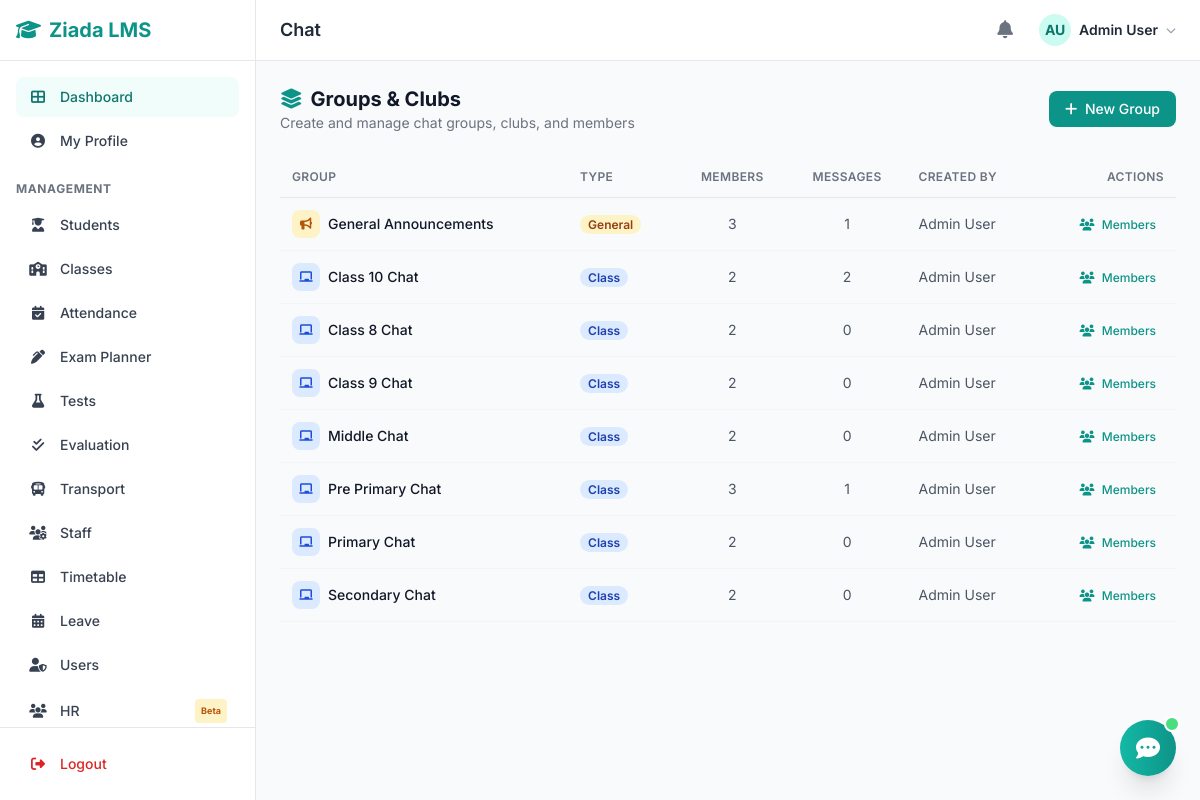
Page /modules/chat/index.php?tab=groups (signed in) on the committed database.
### tables this page shows
CREATE TABLE `users` (
  `id` int(11) NOT NULL,
  `username` varchar(50) NOT NULL,
  `email` varchar(100) NOT NULL,
  `password` varchar(255) NOT NULL,
  `full_name` varchar(100) NOT NULL,
  `phone` varchar(20) DEFAULT NULL,
  `role` enum('admin','teacher','student') NOT NULL DEFAULT 'student',
  `avatar` varchar(255) DEFAULT NULL,
  `is_active` tinyint(1) DEFAULT 1,
  `created_at` timestamp NOT NULL DEFAULT current_timestamp(),
  `updated_at` timestamp NOT NULL DEFAULT current_timestamp() ON UPDATE current_timestamp()
);

CREATE TABLE `chat_groups` (
  `id` int(11) NOT NULL,
  `name` varchar(200) NOT NULL,
  `type` enum('general','class','club') NOT NULL DEFAULT 'general',
  `class_id` int(11) DEFAULT NULL,
  `description` text DEFAULT NULL,
  `avatar` varchar(255) DEFAULT NULL,
  `created_by` int(11) NOT NULL,
  `is_reply_allowed` tinyint(1) DEFAULT 1,
  `is_active` tinyint(1) DEFAULT 1,
  `created_at` datetime DEFAULT current_timestamp()
);

### config/database.php (called while the page is built, shortened)
<?php
function db_connect() {
    $conn = new mysqli(DB_HOST, DB_USER, DB_PASS, DB_NAME);
    $conn->set_charset("utf8mb4");
    return $conn;
}
function db_query($sql, $params = []) {
    $conn = db_connect();
    if (!empty($params)) {
        $stmt = $conn->prepare($sql);
        if ($stmt) {
            $types = '';
            foreach ($params as $p) {
                if (is_int($p)) $types .= 'i';
                elseif (is_double($p)) $types .= 'd';
                else $types .= 's';
            }
            $stmt->bind_param($types, ...$params);
            $stmt->execute();
            $result = $stmt->get_result();
            return $result;
        }
    }
    $result = $conn->query($sql);
    return $result;
}
function db_get_row($sql, $params = []) {
    $result = db_query($sql, $params);
    return $result ? $result->fetch_assoc() : null;
}
function db_get_all($sql, $params = []) {
    $result = db_query($sql, $params);
    return $result ? $result->fetch_all(MYSQLI_ASSOC) : [];
}

### includes/session.php (called while the page is built, shortened)
<?php
require_once __DIR__ . '/../config/database.php';
function has_role(...$roles) {
    foreach ($roles as $role) {
        if (isset($_SESSION['user_role']) && $_SESSION['user_role'] === $role) return true;
    }
    return false;
}

### modules/chat/_groups.php (the view, shortened to what this page needs)
<?php
$all_groups = db_get_all("SELECT cg.*, u.full_name as creator_name,
    (SELECT COUNT(*) FROM chat_group_members WHERE group_id=cg.id) as member_count,
    (SELECT COUNT(*) FROM chat_messages WHERE group_id=cg.id) as msg_count
    FROM chat_groups cg
    LEFT JOIN users u ON cg.created_by=u.id
    ORDER BY cg.type, cg.name");
?>
<div class="flex flex-col sm:flex-row sm:items-center sm:justify-between gap-4 mb-6">
    <div>
        <h2 class="text-xl font-bold text-gray-900"><i class="fas fa-layer-group text-teal-600 mr-2"></i>Groups & Clubs</h2>
        <p class="text-sm text-gray-500">Create and manage chat groups, clubs, and members</p>
    </div>
    <?php if (has_role('admin')): ?>
    <button onclick="openModal('create-group-modal')" class="bg-teal-600 text-white px-4 py-2 rounded-lg text-sm font-medium hover:bg-teal-700 transition">
        <i class="fas fa-plus mr-1"></i> New Group
    </button>
    <?php endif; ?>
</div>
<div class="overflow-x-auto">
    <table class="w-full text-sm">
        <thead>
            <tr class="border-b border-gray-200 text-gray-500 text-xs uppercase">
                <th class="text-left py-3 px-3 font-semibold">Group</th>
                <th class="text-left py-3 px-3 font-semibold">Type</th>
                <th class="text-center py-3 px-3 font-semibold">Members</th>
                <th class="text-center py-3 px-3 font-semibold">Messages</th>
                <th class="text-left py-3 px-3 font-semibold">Created By</th>
                <th class="text-right py-3 px-3 font-semibold">Actions</th>
            </tr>
        </thead>
        <tbody>
            <?php foreach ($all_groups as $g): ?>
            <tr class="border-b border-gray-100 hover:bg-gray-50">
                <td class="py-3 px-3 font-medium text-gray-900">
                    <span class="inline-flex items-center gap-2">
                        <?php if ($g['type'] == 'general'): ?>
                            <span class="w-7 h-7 rounded-lg bg-amber-100 flex items-center justify-center text-amber-700 text-xs"><i class="fas fa-bullhorn"></i></span>
                        <?php elseif ($g['type'] == 'class'): ?>
                            <span class="w-7 h-7 rounded-lg bg-blue-100 flex items-center justify-center text-blue-700 text-xs"><i class="fas fa-chalkboard"></i></span>
                        <?php else: ?>
                            <span class="w-7 h-7 rounded-lg bg-purple-100 flex items-center justify-center text-purple-700 text-xs"><i class="fas fa-futbol"></i></span>
                        <?php endif; ?>
                        <?= sanitize($g['name']) ?>
                    </span>
                </td>
                <td class="py-3 px-3">
                    <span class="text-xs font-semibold px-2 py-0.5 rounded-full
                        <?= $g['type']=='general'?'bg-amber-100 text-amber-800':($g['type']=='class'?'bg-blue-100 text-blue-800':'bg-purple-100 text-purple-800') ?>">
                        <?= ucfirst($g['type']) ?>
                    </span>
                </td>
                <td class="py-3 px-3 text-center text-gray-600"><?= $g['member_count'] ?></td>
                <td class="py-3 px-3 text-center text-gray-600"><?= $g['msg_count'] ?></td>
                <td class="py-3 px-3 text-gray-600"><?= sanitize($g['creator_name'] ?? '—') ?></td>
                <td class="py-3 px-3 text-right">
                    <button onclick="openModal('manage-<?= $g['id'] ?>')" class="text-teal-600 hover:text-teal-800 text-xs font-medium mr-2"><i class="fas fa-users mr-1"></i> Members</button>
                </td>
            </tr>
            <?php endforeach; ?>
        </tbody>
    </table>
</div>

### includes/functions.php (shortened to what this page needs)
<?php
function sanitize($input) {
    return htmlspecialchars(strip_tags(trim($input)), ENT_QUOTES, 'UTF-8');
}
function get_avatar($name, $photo = null, $subdir = 'avatars') {
    $initials = '';
    $parts = explode(' ', $name);
    foreach ($parts as $p) $initials .= strtoupper($p[0] ?? '');
    return substr($initials, 0, 2);
}
function user_avatar_html($user, $size = 'w-8 h-8', $text_size = 'text-sm') {
    $initial = get_avatar($user['full_name'] ?? 'U');
    return '<div class="' . $size . ' rounded-full bg-teal-100 flex items-center justify-center ' . $text_size . ' font-bold text-teal-700">' . $initial . '</div>';
}

### assets/css/style.css (style rules this page uses)
:root { --color-primary: #0d9488; --color-primary-hover: #0f766e; --color-primary-light: #f0fdfa; --color-primary-ring: rgba(13, 148, 136, 0.3); --font-sans: 'Inter', -apple-system, BlinkMacSystemFont, 'Segoe UI', Roboto, sans-serif; }
* { margin: 0; padding: 0; box-sizing: border-box; }
body { font-family: var(--font-sans); -webkit-font-smoothing: antialiased; }
button, .btn { cursor: pointer; font-family: var(--font-sans); transition: all 0.15s ease; }
table { border-collapse: separate; border-spacing: 0; }
th { font-weight: 600; letter-spacing: 0.03em; }
tbody tr { transition: background-color 0.12s ease; }

### rows in the picture
users: full_name "AU"
chat_groups: name "General Announcements", type "General", member_count "3", msg_count "1", created_by.full_name "Admin User"
chat_groups: name "Class 10 Chat", type "Class", member_count "2", msg_count "2", created_by.full_name "Admin User"
chat_groups: name "Class 8 Chat", type "Class", member_count "2", msg_count "0", created_by.full_name "Admin User"
chat_groups: name "Class 9 Chat", type "Class", member_count "2", msg_count "0", created_by.full_name "Admin User"
chat_groups: name "Middle Chat", type "Class", member_count "2", msg_count "0", created_by.full_name "Admin User"
chat_groups: name "Pre Primary Chat", type "Class", member_count "3", msg_count "1", created_by.full_name "Admin User"
chat_groups: name "Primary Chat", type "Class", member_count "2", msg_count "0", created_by.full_name "Admin User"
chat_groups: name "Secondary Chat", type "Class", member_count "2", msg_count "0", created_by.full_name "Admin User"

### other values in the picture
$page_title "Chat"
get_user_name() "Admin User"
